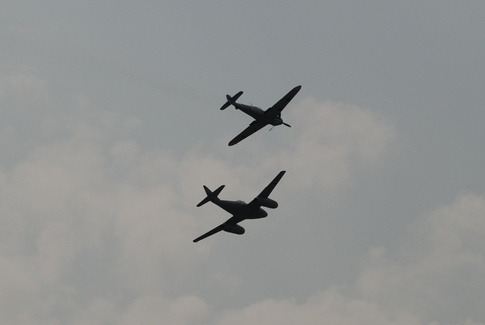
#> input picture Wykrywanie samolotów/samolot07.jpg, 485 x 325 px, shrunk from 800 x 536 before the run
$ python main.py
#> lines starting #> are read from the running program, lines starting #| are printed output that depends on the picture
from skimage import io
from skimage import data, feature, filters , img_as_float
from skimage.morphology import (erosion, dilation, opening, closing, white_tophat)
from scipy import ndimage
from pylab import *
from skimage.morphology import disk

b = np.array([[2,4,5,4,2],[4,9,12,9,4],[5,12,15,12,5],[4,9,12,9,4],[2,4,5,4,2]], np.float32)
b = b / 240
images = ["samolot07.jpg", "samolot10.jpg", "samolot01.jpg", "samolot14.jpg", "samolot08.jpg", "samolot17.jpg"]
img = []
img2 = []
for i in images:
    img.append(img_as_float(io.imread(i, as_gray=True)))

for i in range(len(img)):
    img2.append(ndimage.filters.convolve(img[i],b))

footprint = disk(1)
for i in range(len(img2)):
    img2[i]= feature.canny(img2[i] , sigma=3)


fig, ax = plt.subplots(nrows=2, ncols=3, figsize=(10, 10))

for i in range(2):
    for j in range(3):
        ax[i][j].imshow(img2[(i*3)+j], cmap='gray')

for a in ax[0]:
    a.axis('off')
for a in ax[1]:
    a.axis('off')

fig.tight_layout()
plt.show()
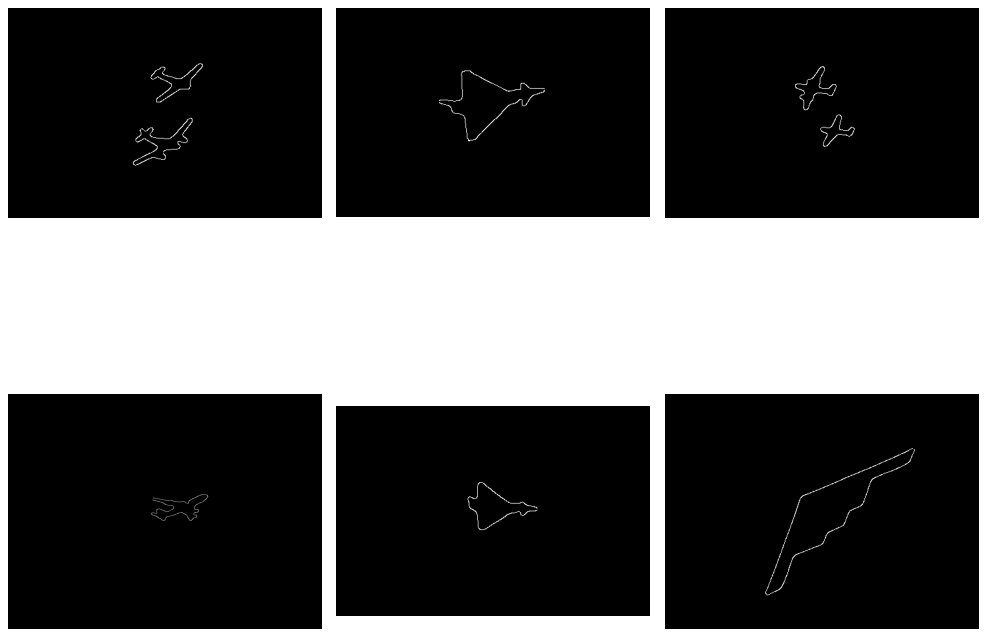
#> figure drawn by matplotlib, 6 panels
